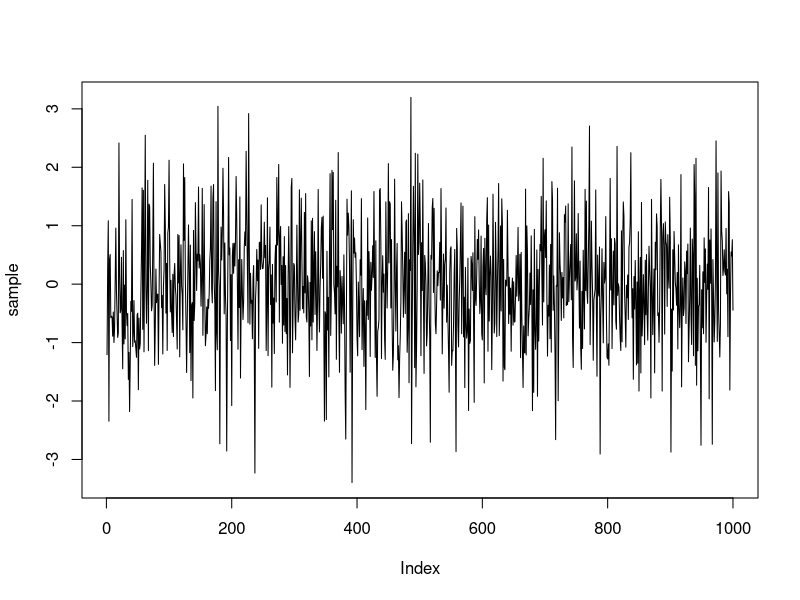
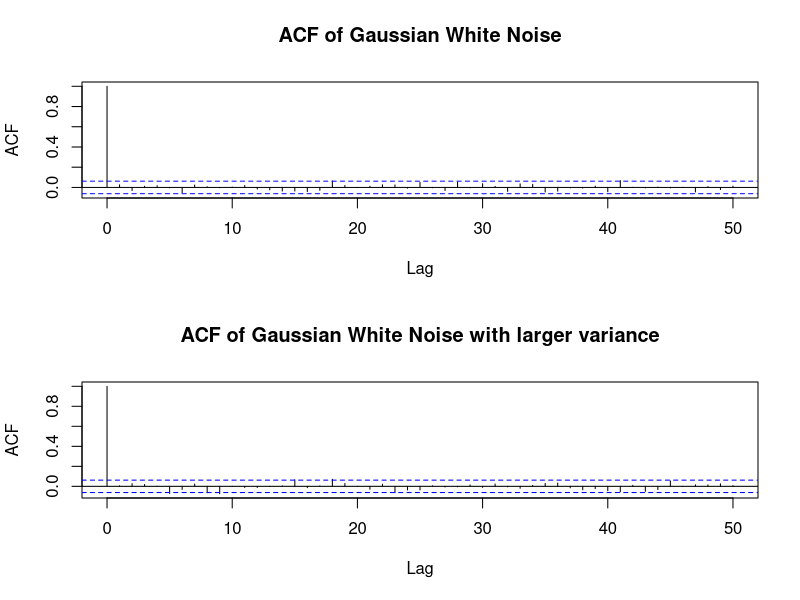
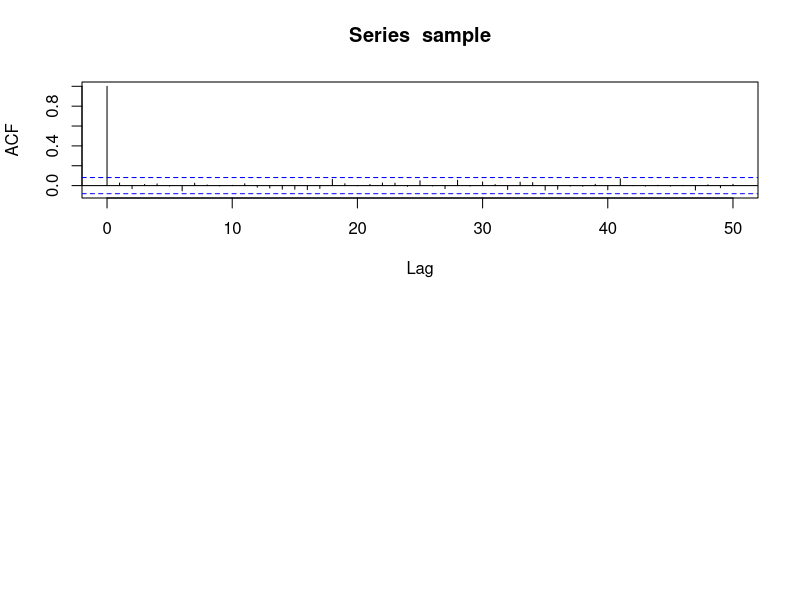

Write the R code that produced these figures, in order. (Note: this script raises an error after producing the figures.)
rm(list=ls())
sample2= rnorm(1000,0,125)
cor2=acf(sample2, lag.max = 50, type="correlation",plot=FALSE)

set.seed(1234)
# Gaussian white noise
sample= rnorm(1000)
plot(sample,type="l",pch=19)
cor=acf(sample, lag.max = 50, type="correlation", plot=FALSE,
    main = "ACF of Gaussian White Noise")

par(mfrow=c(2,1))
plot(cor, main = "ACF of Gaussian White Noise")
plot(cor2, main = "ACF of Gaussian White Noise with larger variance")

acf(sample, lag.max = 50, ci=0.99)

plot.acf(sample,ci=0.99)
